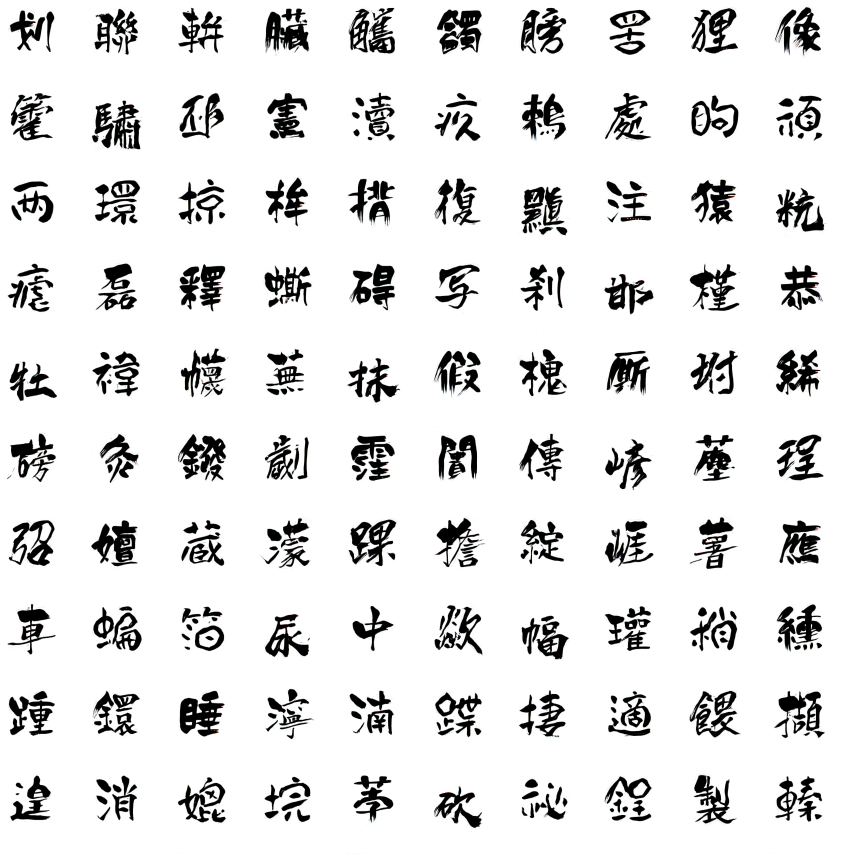
#> input picture zi2zi-master/assets/cj_mix.png, 2560 x 2560 px, given as the content of the folder ../outputFiles/rough_1000, which was not available (shown at 1/3 size)
$ python generateTrainingDataWithLossMap.py
#> lines starting #> are read from the running program, lines starting #| are printed output that depends on the picture; after the words box and inside, x2 and y2 are one past the last pixel; in counts of white or black regions, pixels touching at a corner belong together
from PIL import Image
import os.path
import glob
import os
import string
import argparse

UNIT_SIZE = 256
TARGET_WIDTH = 3 * UNIT_SIZE

# convert the size of png to 256*256
def convertpng(pngfile,outdir,width=256,height=256):
#> called with pngfile = '_only/cj_mix.png', outdir = '../outputFiles/rough_256/', width = 256, height = 256
    out_path = os.path.dirname(outdir)
    if not os.path.exists(out_path):
            os.makedirs(out_path)
    img=Image.open(pngfile)
#> img is the input picture: PIL image 2560x2560 RGB; mean R, G, B 226.4, 226.4, 226.4
    try:
        new_img=img.resize((width,height),Image.BILINEAR)
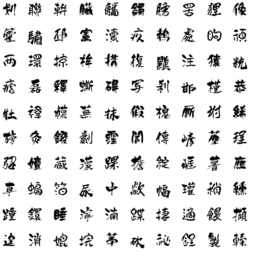
#> new_img: PIL image 256x256 RGB; mean R, G, B 226.4, 226.5, 226.4
        new_img.save(os.path.join(outdir,os.path.basename(pngfile)))
    except Exception as e:
        print(e)

# convert the size of png images in one directory
def convertAllpng(convertInPath, convertOutPath):
    for pngfile in glob.glob(convertInPath):
        convertpng(pngfile, convertOutPath)

# convert the type of imgaes to jpg
def convertImageType(dirName):
#> called with dirName = '../outputFiles/rough_256/'
    li=os.listdir(dirName)
    for filename in li:
        newname = filename
        newname = newname.split(".")
        if newname[-1]=="png":
            newname[-1]="jpg"
            newname = str.join(".",newname)
            filename = dirName+filename
            newname = dirName+newname
            os.rename(filename,newname)

if __name__=="__main__":
    parser = argparse.ArgumentParser(description='manual to this script')
    parser.add_argument('--roughConvertInPath', type=str, default = "../outputFiles/rough_1000/")
    parser.add_argument('--roughConvertOutPath', type=str, default = "../outputFiles/rough_256/")
    parser.add_argument('--originConvertInPath', type=str, default = "../outputFiles/origin_1000/")
    parser.add_argument('--originConvertOutPath', type=str, default = "../outputFiles/origin_256/")
    parser.add_argument('--lossMapConvertInPath', type=str, default = "../outputFiles/lossmap_1000/")
    parser.add_argument('--lossMapConvertOutPath', type=str, default = "../outputFiles/lossmap_256/")
    parser.add_argument('--trainPath', type=str, default = "../outputFiles/train_256/")

    args = parser.parse_args()
    roughConvertInPath = args.roughConvertInPath+"*.png"
    roughConvertOutPath = args.roughConvertOutPath
    originConvertInPath = args.originConvertInPath+"*.png"
    originConvertOutPath = args.originConvertOutPath
    lossMapConvertInPath = args.lossMapConvertInPath+"*.png"
    lossMapConvertOutPath = args.lossMapConvertOutPath
    trainPath = args.trainPath
    train_dir = os.path.dirname(trainPath)
    if not os.path.exists(train_dir):
        os.makedirs(train_dir)

    convertAllpng(roughConvertInPath, roughConvertOutPath)
    convertAllpng(originConvertInPath, originConvertOutPath)
    convertAllpng(lossMapConvertInPath, lossMapConvertOutPath)
    convertImageType(roughConvertOutPath)
    convertImageType(originConvertOutPath)
    convertImageType(lossMapConvertOutPath)
    images = []
    for f in os.listdir(roughConvertOutPath):
        if (f != '.DS_Store'):
            images.append(f)

    # make the training dataset
    for i in range(len(images)):
        target = Image.new('1', (TARGET_WIDTH, UNIT_SIZE))
#> target: PIL image 768x256 1; every value is 0
        left = 0
        right = UNIT_SIZE
        rough_image = Image.open(roughConvertOutPath+'/'+images[i])
        origin_image = Image.open(originConvertOutPath+'/'+images[i])
        loss_map_image = Image.open(lossMapConvertOutPath+'/'+images[i])
        imagefile = []
        imagefile.append(origin_image)
        imagefile.append(rough_image)
        imagefile.append(loss_map_image)
        for image in imagefile:
            target.paste(image, (left, 0, right, UNIT_SIZE))
            left += UNIT_SIZE
            right += UNIT_SIZE
            quality_value = 100
            target.save(trainPath+'0_'+str(i).zfill(4)+'.png', quality = quality_value)
#> this loop made 3 passes
#> (left, right) on passes 1 to 3: (256, 512), (512, 768), (768, 1024)
#> pass 1, `target.save(trainPath+'0_'+str(i).zfill(4)+'.png', quality = quality_v..`:
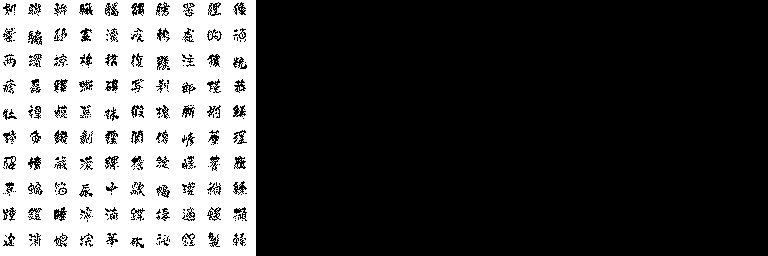
#> saved as 0_0000.png: PIL image 768x256 1; 29.6% white; 68 white regions (67 under 20 px), largest, box (x1, y1, x2, y2) and area: (0, 0, 256, 256) 58128
#> pass 2, `target.save(trainPath+'0_'+str(i).zfill(4)+'.png', quality = quality_v..`:
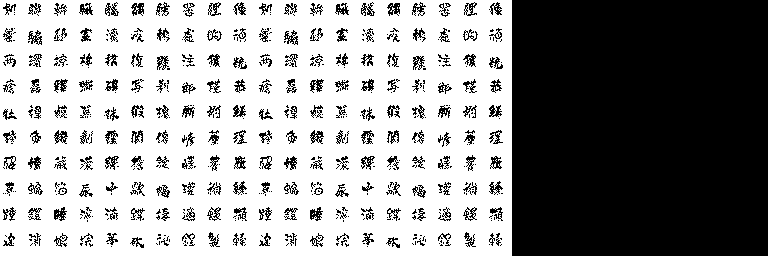
#> saved as 0_0000.png: PIL image 768x256 1; 59.3% white; 543 black regions (330 under 20 px), largest, box (x1, y1, x2, y2) and area: (512, 0, 768, 256) 65536, (131, 3, 144, 16) 104, (387, 3, 400, 16) 104
#> after the loop:
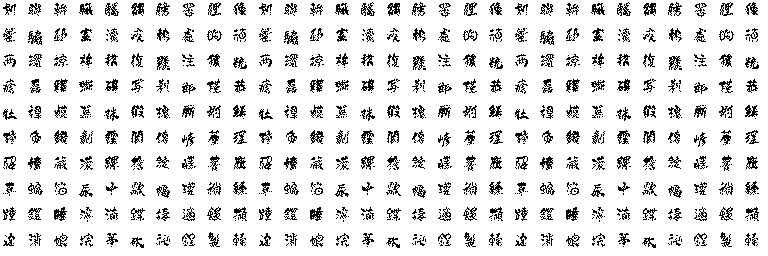
#> target: PIL image 768x256 1; 88.9% white; black in thin lines or dots
#> after the loop, left = 768; right = 1024
